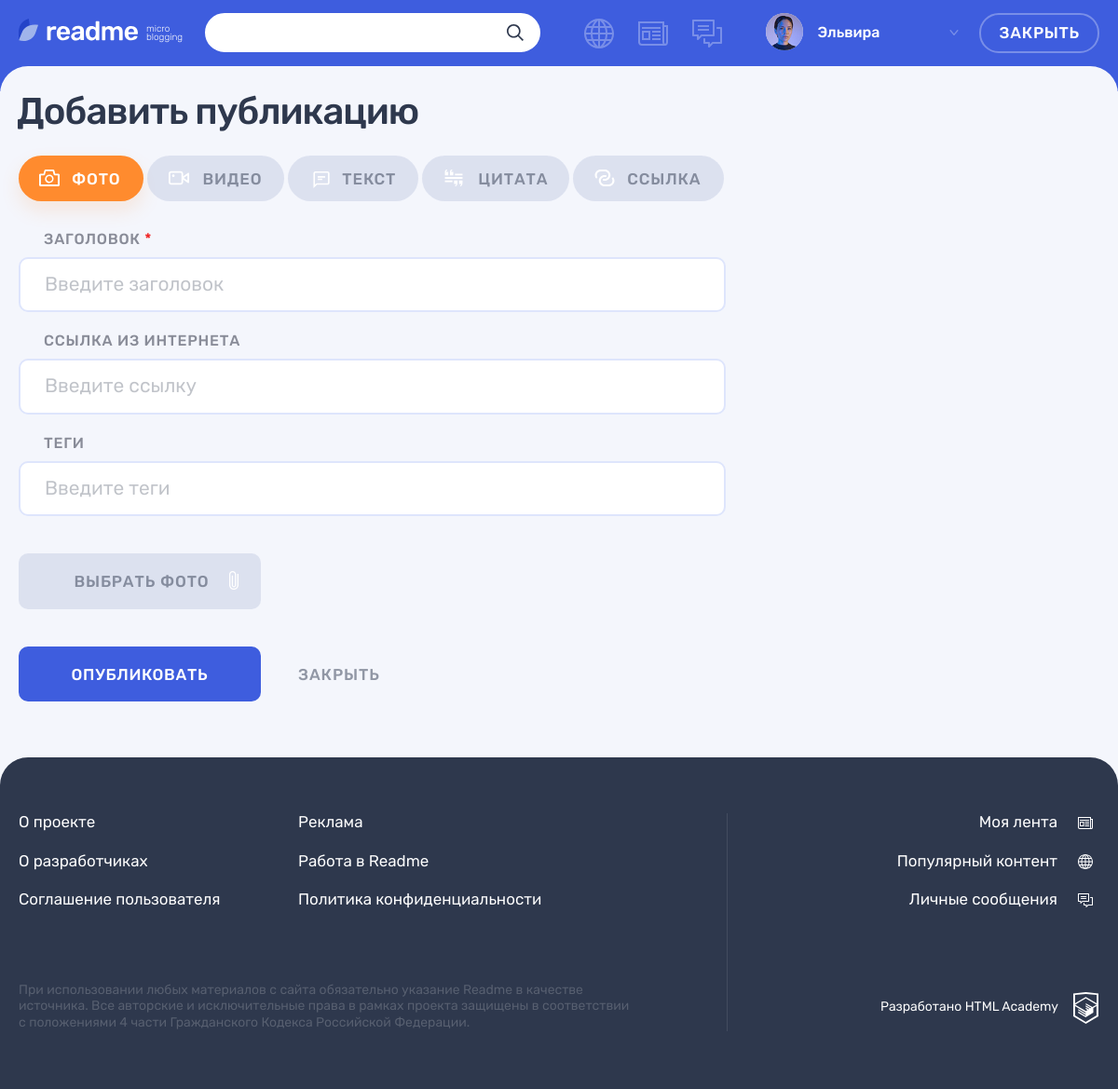
The page /add.php (signed in) on the database its author committed.
### tables this page shows
CREATE TABLE IF NOT EXISTS content_types  (
id INT UNSIGNED AUTO_INCREMENT PRIMARY KEY,
type_name VARCHAR(128),
type_class VARCHAR(128)
);

### helpers.php (called while the page is built, shortened)
<?php
function include_template($name, array $data = [])
{
    $name = 'templates/' . $name;
    extract($data);
    require $name;
    $result = ob_get_clean();
    return $result;
}

### functions.php (called while the page is built, shortened)
<?php
function get_content_types(mysqli $con)
{
    $result = mysqli_query($con, "SELECT * FROM content_types");
    return mysqli_fetch_all($result, MYSQLI_ASSOC);
}

### templates/add-template.php (the view)
<main class="page__main page__main--adding-post">
  <div class="page__main-section">
    <div class="container">
      <h1 class="page__title page__title--adding-post">Добавить публикацию</h1>
    </div>
    <div class="adding-post container">
      <div class="adding-post__tabs-wrapper tabs">
        <div class="adding-post__tabs filters">
          <ul class="adding-post__tabs-list filters__list tabs__list">
            <?php foreach($content_types as $content_type) : ?>
            <li class="adding-post__tabs-item filters__item">
              <a class="adding-post__tabs-link filters__button filters__button--<?= $content_type['type_class'] ?> tabs__item button <?= ($form_type == $content_type['type_class']) ? 'tabs__item--active filters__button--active' : '' ?>" href="add.php?tab=<?= $content_type['type_class'] ?>">
                <svg class="filters__icon" width="22" height="18">
                  <use xlink:href="#icon-filter-<?= $content_type['type_class'] ?>"></use>
                </svg>
                <span><?= $content_type['type_name'] ?></span>
              </a>
            </li>
            <?php endforeach ?>
          </ul>
        </div>
        <div class="adding-post__tab-content">
          <?php foreach($content_types as $content_type) {
            if ($form_type == $content_type['type_class']) {
                $form = include_template('posts/' . $content_type['type_class'].'-form.php', ['form_values' => $form_values, 'form_errors' => $form_errors, 'field_error_codes' => $field_error_codes, 'form_type' => $form_type]);
            } else {
                $form = include_template('posts/' . $content_type['type_class'].'-form.php', ['form_values' => [], 'form_errors' => [], 'field_error_codes' => $field_error_codes, 'form_type' => $form_type]);
            }
            print($form);
            } ?>
        </div>
      </div>
    </div>
  </div>
</main>

### templates/posts/photo-form.php (shortened to what this page needs)
<section class="adding-post__photo tabs__content <?= ($form_type == 'photo') ? 'tabs__content--active' : '' ?>">
  <form class="adding-post__form form" action="#" method="post" enctype="multipart/form-data">
    <div class="form__text-inputs-wrapper">
      <div class="form__text-inputs">
        <div class="adding-post__input-wrapper form__input-wrapper">
          <label class="adding-post__label form__label" for="photo-heading">Заголовок <span class="form__input-required">*</span></label>
          <div class="form__input-section  <?= !empty($form_errors['heading']) ? 'form__input-section--error' : '' ?>">
            <input class="adding-post__input form__input" id="photo-heading" type="text" name="heading" placeholder="Введите заголовок" value=<?= $form_values['heading'] ?? '' ?>>
          </div>
        </div>
        <div class="adding-post__input-wrapper form__input-wrapper">
          <label class="adding-post__label form__label" for="photo-url">Ссылка из интернета</label>
          <div class="form__input-section  <?= !empty($form_errors['photo-url']) ? 'form__input-section--error' : '' ?>">
            <input class="adding-post__input form__input" id="photo-url" type="text" name="photo-url" placeholder="Введите ссылку" value=<?= $form_values['photo-url'] ?? '' ?>>
          </div>
        </div>
        <div class="adding-post__input-wrapper form__input-wrapper">
          <label class="adding-post__label form__label" for="photo-tags">Теги</label>
          <div class="form__input-section  <?= !empty($form_errors['tags']) ? 'form__input-section--error' : '' ?>">
            <input class="adding-post__input form__input" id="photo-tags" type="text" name="tags" placeholder="Введите теги" value=<?= $form_values['tags'] ?? '' ?>>
          </div>
        </div>
      </div>
    </div>
    <div class="adding-post__input-file-container form__input-container form__input-container--file">
      <div class="adding-post__input-file-wrapper form__input-file-wrapper">
        <button class="adding-post__input-file-button form__input-file-button form__input-file-button--photo button" type="button">
          <span>Выбрать фото</span>
          <svg class="adding-post__attach-icon form__attach-icon" width="10" height="20">
            <use xlink:href="#icon-attach"></use>
          </svg>
        </button>
      </div>
    </div>
    <div class="adding-post__buttons">
      <button class="adding-post__submit button button--main" type="submit">Опубликовать</button>
      <a class="adding-post__close" href="javascript:history.back()">Закрыть</a>
    </div>
  </form>
</section>

### rows shown on the page
content_types: type_name "ФОТО"
content_types: type_name "ВИДЕО"
content_types: type_name "ТЕКСТ"
content_types: type_name "ЦИТАТА"
content_types: type_name "ССЫЛКА"

### other values the page prints
$user['name'] "Эльвира"
